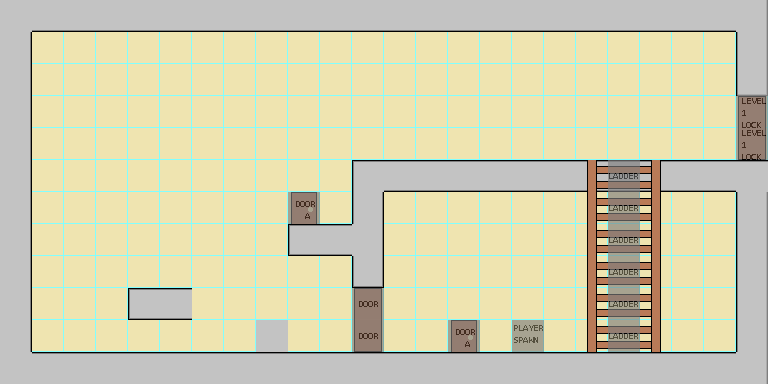

Below is a game level as drawn by its tile map, then a one-line description and the .tmx that defines it (tile-layer data replaced by summaries):
An orthogonal 24x12 tile map with 32x32 px tiles, 4 tile layers (background, floor, foreground, event).

<map version="1.0" orientation="orthogonal" width="24" height="12" tilewidth="32" tileheight="32">
 <properties>
  <property name="height" value="12" />
  <property name="name" value="test" />
  <property name="width" value="24" />
 </properties>
 <tileset firstgid="1" source="tiles.tsx" />
 <layer name="background" width="24" height="12">
  <data>[288 cells, 288 non-empty, 1 distinct tile ids]</data>
 </layer>
 <layer name="floor" width="24" height="12">
  <data>[288 cells, 90 non-empty, 11 distinct tile ids]</data>
 </layer>
 <layer name="foreground" width="24" height="12">
  <data>[288 cells, 20 non-empty, 4 distinct tile ids]</data>
 </layer>
 <layer name="event" width="24" height="12" opacity="0.65">
  <data>[288 cells, 22 non-empty, 7 distinct tile ids]</data>
 </layer>
</map>
